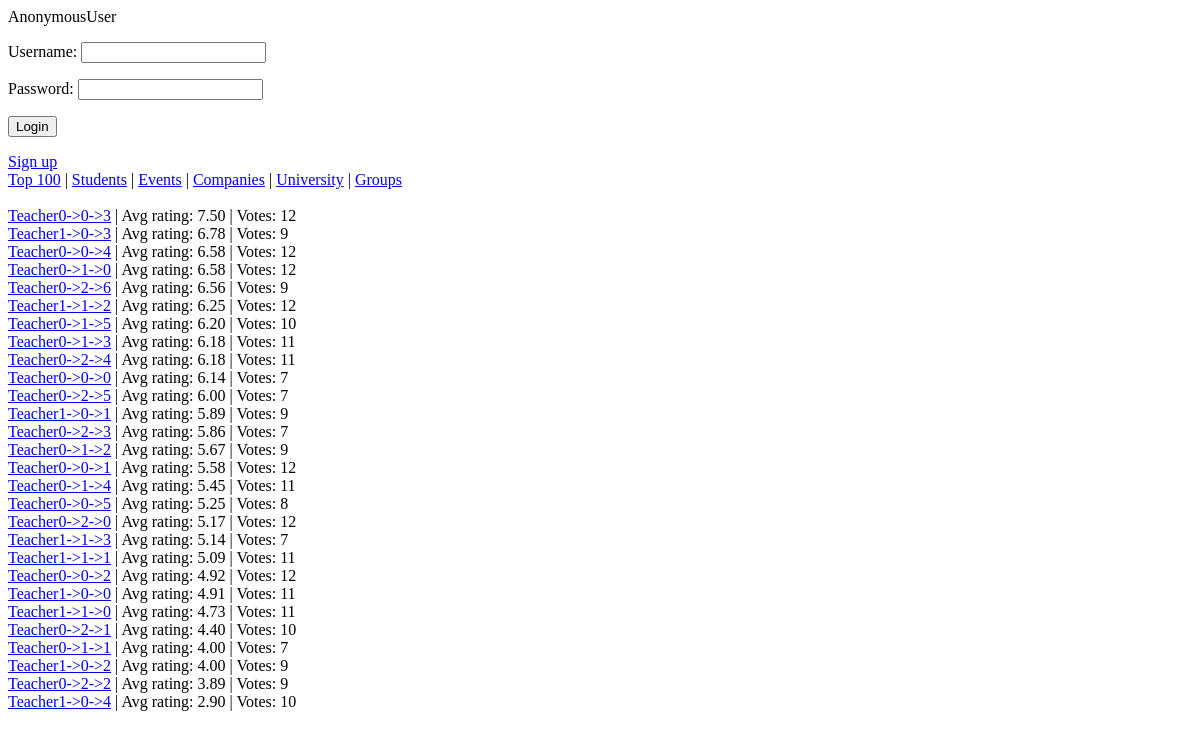
Before: / with the older database file.
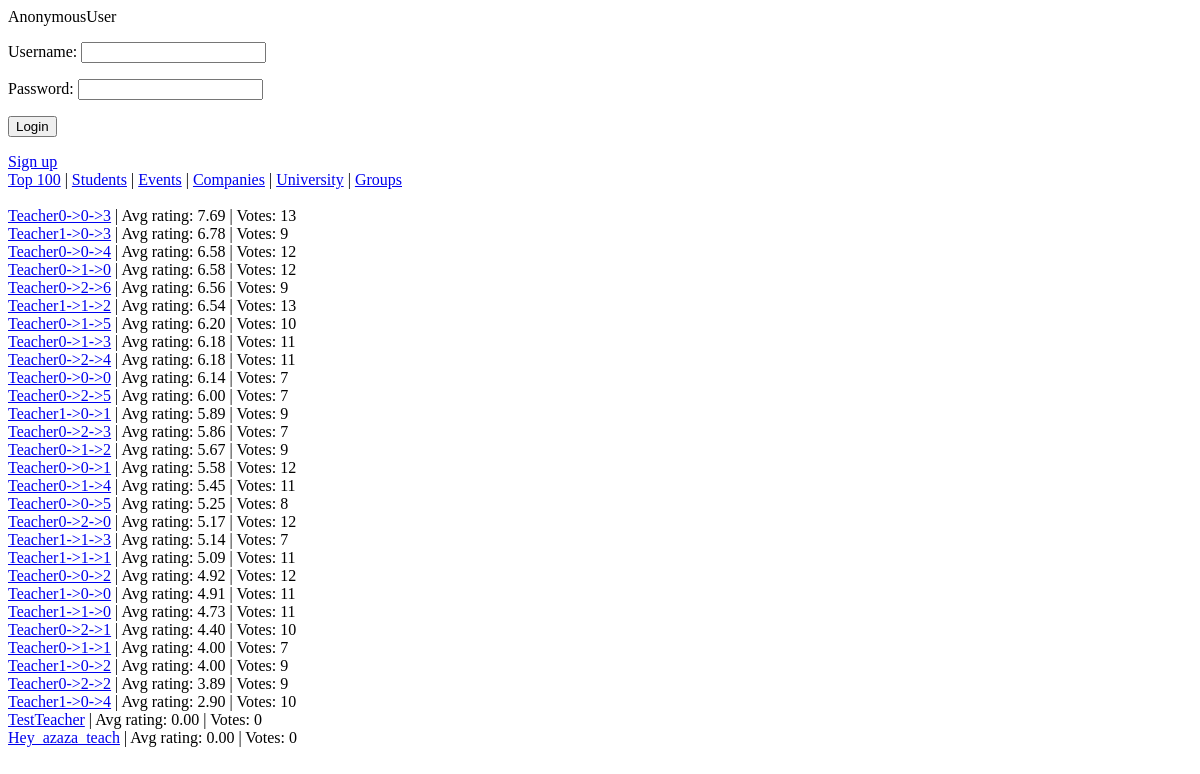
After: the same page with the newer database file.
### ratings/models.py (models this page shows)
class Teacher(models.Model):
	user = models.OneToOneField(User)
	department = models.ForeignKey(Department, related_name="teachers")
	avg_rating = models.DecimalField(max_digits=4, decimal_places=2, default=0, editable=False)
	count_of_votes = models.IntegerField(default=0, editable=False)
	voted_students = models.ManyToManyField('Student', related_name="rated_teachers", editable=False)
	def vote(self, vote, student):
		if not vote == -1:
			if student is not None:
				if not self.voted_students.filter(user__id=student.user.id).exists():
					self.avg_rating = ((self.avg_rating * self.count_of_votes) + vote) / (self.count_of_votes + 1)
					self.count_of_votes += 1
					self.voted_students.add(student)
					self.save()
	 				return True
		return False
	def __str__(self):
		return self.user.get_username()

### ratings/views.py (the view)
# urls.py: url(r'^$', views.top_ratings, name="all_teachers"),
def top_ratings(request):
	teachers = Teacher.objects.all().order_by('-avg_rating')[:100]
	return render(request, 'ratings/top_ratings.html', {'teachers': teachers})

### ratings/ctx_log_processor.py (called while the page is built)
def auth_form(request):
    return {'form': AuthForm(), 'request': request}

### ratings/templates/ratings/top_ratings.html
{% extends 'base.html' %}
{%block content%}
	{%for teacher in teachers%}
		<div>
	    	<a href="{% url 'ratings.views.teacher_page' pk=teacher.pk %}">{{ teacher.user.username }}</a> |
            Avg rating: {{ teacher.avg_rating }} | Votes: {{ teacher.count_of_votes }}
        <br />
	    </div>
	{%endfor%}
{%endblock content%}

Changed rows visible on the page:
changed Teacher "Teacher0->0->3": avg_rating "7.50" → "7.69"; count_of_votes "12" → "13"
changed Teacher "Teacher1->1->2": avg_rating "6.25" → "6.54"; count_of_votes "12" → "13"
added Teacher: user.username "TestTeacher", avg_rating "0.00", count_of_votes "0"
added Teacher: user.username "Hey_azaza_teach", avg_rating "0.00", count_of_votes "0"
